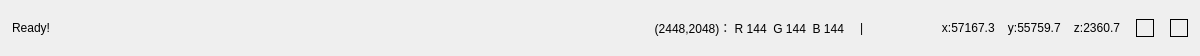
<?xml version="1.0" encoding="UTF-8"?>
<ui version="4.0">
 <class>PreviewStatusBarWidget</class>
 <widget class="QWidget" name="PreviewStatusBarWidget">
  <property name="geometry">
   <rect>
    <x>0</x>
    <y>0</y>
    <width>1200</width>
    <height>56</height>
   </rect>
  </property>
  <property name="minimumSize">
   <size>
    <width>0</width>
    <height>56</height>
   </size>
  </property>
  <property name="maximumSize">
   <size>
    <width>16777215</width>
    <height>56</height>
   </size>
  </property>
  <layout class="QHBoxLayout" name="mainHorizontalLayout">
   <property name="spacing">
    <number>16</number>
   </property>
   <property name="leftMargin">
    <number>12</number>
   </property>
   <property name="topMargin">
    <number>0</number>
   </property>
   <property name="rightMargin">
    <number>12</number>
   </property>
   <property name="bottomMargin">
    <number>0</number>
   </property>
   <item>
    <widget class="QLabel" name="labelReadyStatus">
     <property name="minimumSize">
      <size>
       <width>120</width>
       <height>0</height>
      </size>
     </property>
     <property name="text">
      <string>Ready!</string>
     </property>
    </widget>
   </item>
   <item>
    <spacer name="statusHorizontalSpacer">
     <property name="orientation">
      <enum>Qt::Horizontal</enum>
     </property>
     <property name="sizeHint" stdset="0">
      <size>
       <width>500</width>
       <height>20</height>
      </size>
     </property>
    </spacer>
   </item>
   <item>
    <widget class="QLabel" name="labelPixelInfo">
     <property name="minimumSize">
      <size>
       <width>260</width>
       <height>0</height>
      </size>
     </property>
     <property name="text">
      <string>(2448,2048)： R 144  G 144  B 144</string>
     </property>
     <property name="alignment">
      <set>Qt::AlignRight|Qt::AlignTrailing|Qt::AlignVCenter</set>
     </property>
    </widget>
   </item>
   <item>
    <widget class="QLabel" name="label">
     <property name="text">
      <string>|</string>
     </property>
    </widget>
   </item>
   <item>
    <widget class="QLabel" name="labelStagePosition">
     <property name="minimumSize">
      <size>
       <width>240</width>
       <height>0</height>
      </size>
     </property>
     <property name="text">
      <string>x:57167.3    y:55759.7    z:2360.7</string>
     </property>
     <property name="alignment">
      <set>Qt::AlignRight|Qt::AlignTrailing|Qt::AlignVCenter</set>
     </property>
    </widget>
   </item>
   <item>
    <widget class="QFrame" name="frameCameraStatus">
     <property name="minimumSize">
      <size>
       <width>18</width>
       <height>18</height>
      </size>
     </property>
     <property name="maximumSize">
      <size>
       <width>18</width>
       <height>18</height>
      </size>
     </property>
     <property name="frameShape">
      <enum>QFrame::Box</enum>
     </property>
    </widget>
   </item>
   <item>
    <widget class="QFrame" name="frameStageStatus">
     <property name="minimumSize">
      <size>
       <width>18</width>
       <height>18</height>
      </size>
     </property>
     <property name="maximumSize">
      <size>
       <width>18</width>
       <height>18</height>
      </size>
     </property>
     <property name="frameShape">
      <enum>QFrame::Box</enum>
     </property>
    </widget>
   </item>
  </layout>
 </widget>
 <resources/>
 <connections/>
</ui>
